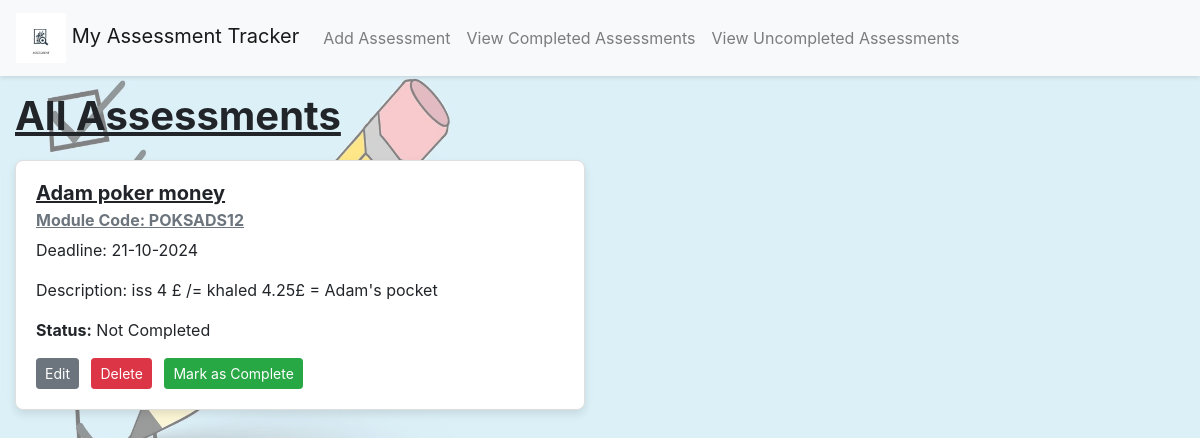
Before: / with the older database file.
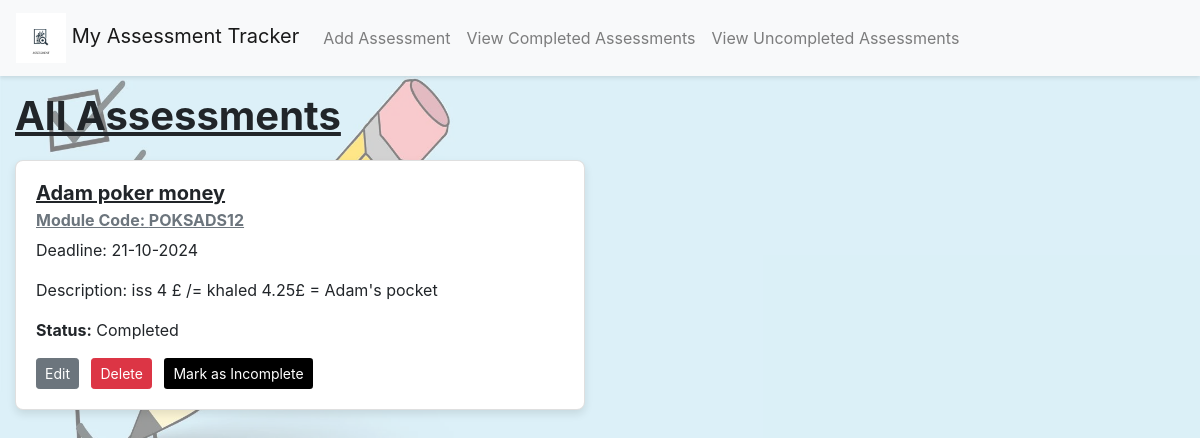
After: the same page with the newer database file.
### app/models.py (models this page shows)
class Assessment(db.Model):
    id = db.Column(db.Integer, primary_key=True)
    title = db.Column(db.String(100), nullable=False)
    module_code = db.Column(db.String(20), nullable=False)
    deadline_date = db.Column(db.DateTime, nullable=False)
    description = db.Column(db.Text, nullable=False)
    is_complete = db.Column(db.Boolean, default=False)

### app/views.py (the view)
@app.route('/')
def index():
    assessments = Assessment.query.all()
    return render_template('index.html', title='All Assessments', assessments=assessments)

### app/templates/index.html (shortened to what this page needs)
<!DOCTYPE html>
<html lang="en">
{% extends "base.html" %}
{% block content %}
  <h1>All Assessments</h1>
  <div class="assessment-list" role="main" aria-labelledby="assessment-list">
    {% if assessments %}
      <div class="row">
        {% for assessment in assessments %}
          <div class="col-md-6 mb-4">
            <div class="card">
              <div class="card-body">
                <h5 class="card-title" id="assessment-title-{{ assessment.id }}">{{ assessment.title }}</h5>
                <h6 class="card-subtitle mb-2 text-muted">Module Code: {{ assessment.module_code }}</h6>
                <p class="card-text">Deadline: {{ assessment.deadline_date.strftime('%d-%m-%Y') }}</p>
                <p class="card-text">Description: {{ assessment.description }}</p>
                <p class="card-text"><strong>Status:</strong> {{ 'Completed' if assessment.is_complete else 'Not Completed' }}</p>
                <a href="{{ url_for('edit_assessment', assessment_id=assessment.id) }}" class="btn btn-secondary btn-sm mr-2" aria-label="Edit {{ assessment.title }}">Edit</a>
                <form action="{{ url_for('delete_assessment', assessment_id=assessment.id) }}" method="post" style="display:inline;">
                  <button type="submit" class="btn btn-danger btn-sm mr-2" aria-label="Delete {{ assessment.title }}">Delete</button>
                </form>
                {% if not assessment.is_complete %}
                  <form action="{{ url_for('mark_complete', assessment_id=assessment.id) }}" method="post" style="display:inline;">
                    <button type="submit" class="btn btn-success btn-sm" aria-label="Mark {{ assessment.title }} as Complete">Mark as Complete</button>
                  </form>
                {% else %}
                <form action="{{ url_for('mark_incomplete', assessment_id=assessment.id) }}?next=index" method="post" style="display:inline;">
                  <button type="submit" class="btn btn-sm" style="background-color: #000000 !important; color: #ffffff;" aria-label="Mark {{ assessment.title }} as Incomplete">Mark as Incomplete</button>
                </form>
                {% endif %}
              </div>
            </div>
          </div>
        {% endfor %}
      </div>
    {% else %}
      <div class="alert alert-info">
        <p>No assessments available at the moment. Sit back and relax!</p>
      </div>
    {% endif %}
  </div>
{% endblock %}

### app/templates/base.html (shortened to what this page needs)
<!DOCTYPE html>
<html lang="en">
  <head>
    <link rel="stylesheet" href="https://stackpath.bootstrapcdn.com/bootstrap/4.2.1/css/bootstrap.min.css">
    <link rel="stylesheet" href="{{ url_for('static', filename='style.css') }}?v=1.0">
  </head>
  <body>
    <div class="background-wrapper">
      <div class="content">
        <nav class="navbar navbar-expand-sm navbar-light bg-light">
          <a class="navbar-brand" href="/">
            <img src="{{ url_for('static', filename='logo.png') }}" alt="Logo" style="width: 50px; height: 50px;">
            My Assessment Tracker
          </a>
          <div class="collapse navbar-collapse" id="navbarSupportedContent">
            <ul class="navbar-nav mr-auto">
              <li class="nav-item"><a class="nav-link" href="/add">Add Assessment</a></li>
              <li class="nav-item"><a class="nav-link" href="/view_completed">View Completed Assessments</a></li>
              <li class="nav-item"><a class="nav-link" href="/view_uncompleted">View Uncompleted Assessments</a></li>
            </ul>
          </div>
        </nav>
        <div class="container">
          {% block content %}{% endblock %}
        </div>
      </div>
    </div>
  </body>
</html>

### app/static/style.css (style rules this page uses)
body, html { height: 100%; margin: 0; }
body { background-image: url('../static/background.jpg'); background-color: rgba(240, 248, 255, 0.8); background-size: cover; background-repeat: no-repeat; background-attachment: fixed; position: relative; z-index: -1; }
.background-wrapper { position: relative; height: 100%; }
.background-wrapper::before { content: ""; position: absolute; top: 0; left: 0; width: 100%; height: 100%; background-color: rgba(255, 255, 255, 0.5); z-index: 0; }
.container, .navbar, .card { position: relative; z-index: 1; }
.card { box-shadow: 0 4px 8px rgba(0, 0, 0, 0.1); transition: box-shadow 0.3s ease; border-radius: 8px; }
.card-body { padding: 20px; }
.btn { transition: background-color 0.3s, transform 0.3s; }
.btn-danger { background-color: #dc3545; border-color: #dc3545; }
.navbar { box-shadow: 0 2px 4px rgba(0, 0, 0, 0.1); }
a { color: #007bff; text-decoration: none; }
.container { max-width: 1200px; margin: 0 auto; }
.assessment-list { margin-top: 20px; }
h1, h2, h3, h4, h5, h6 { font-weight: bold; text-decoration: underline; }

Changed rows visible on the page:
changed Assessment "Adam poker money": is_complete "Not Completed" → "Completed"; is_complete "Mark as Complete" → "Mark as Incomplete"
